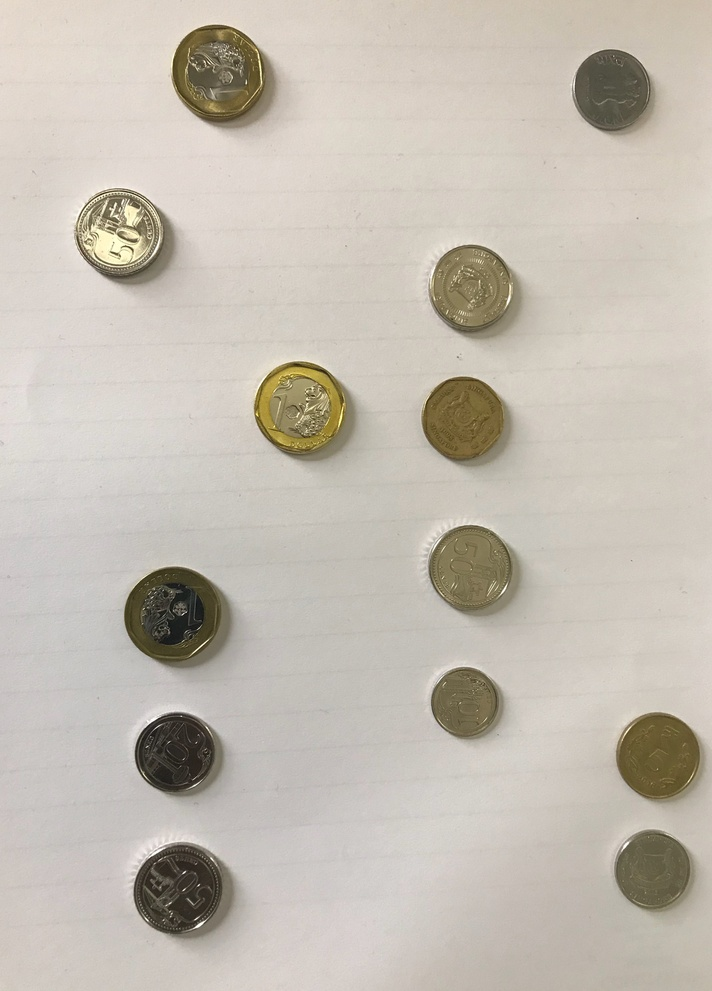
#> input picture coin.jpg, 712 x 991 px, shrunk from 2856 x 3976 before the run
$ jupyter execute --allow-errors 'Coin Detection using OpenCV.ipynb'   (shell and % lines are left out)
#> lines starting #> are read from the running program, lines starting #| are printed output that depends on the picture
# Question

Draw lines for the coins that fall under the same straight line (vertical). You have to use the OpenCV algorithm to detect the coins and draw straight lines not only for this image but for any image.

# Coin Detection using OpenCV
This is a program to detect coins in an image using Hough Circle Transform and note that the parameters like minDist, minRadius, maxRadius can vary from image to image.

### Algorithm for finding the coins that fall under the same st.line (Vertical)
1. I have devised my own algorithm for finding the coins that fall under the same st.line (Vertical).
2. We find all the circles(coins) whose x-coordinates of the centres have difference less than 40(say).
3. If the difference in x-coordinates of the centres of the circles are more than 40, we say that circles are not aligned i.e, they are not along same st.line. Note that the number '40' may change from image to image.

[cell 1]
import os
print(os.environ['PATH'])
import cv2
import numpy as np
import matplotlib.pyplot as plt

[cell 2]
#Read the Image
image = 'coin.jpg'
img = cv2.imread(image, 1)
#> img is the input picture: shape (991, 712, 3); mean B, G, R 178.3, 188.9, 195.8

[cell 3]
#Original_Copy
img_org = img.copy()
#Convert to GrayScale
img = cv2.cvtColor(img, cv2.COLOR_BGR2GRAY)
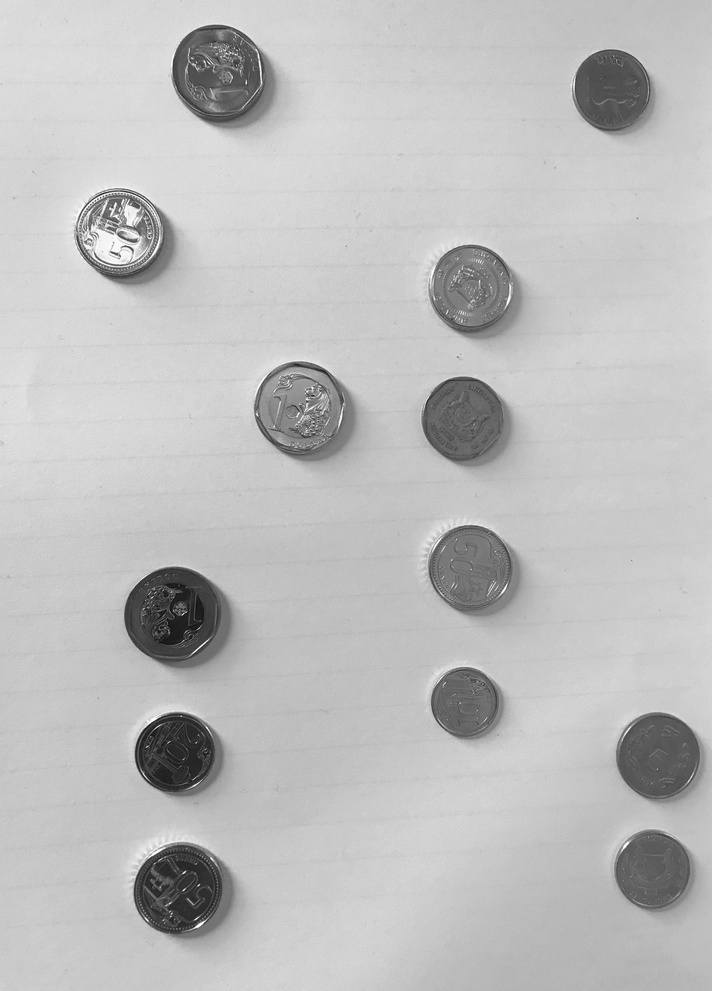
#> img: shape (991, 712); min 10, max 254, mean 189.7
plt.rcParams["figure.figsize"] = (16,9)
plt.imshow(img, cmap='gray')

[cell 4]
#Blur the imgae(Parameters can vary from image to image)
img = cv2.GaussianBlur(img, (31,31), cv2.BORDER_DEFAULT)
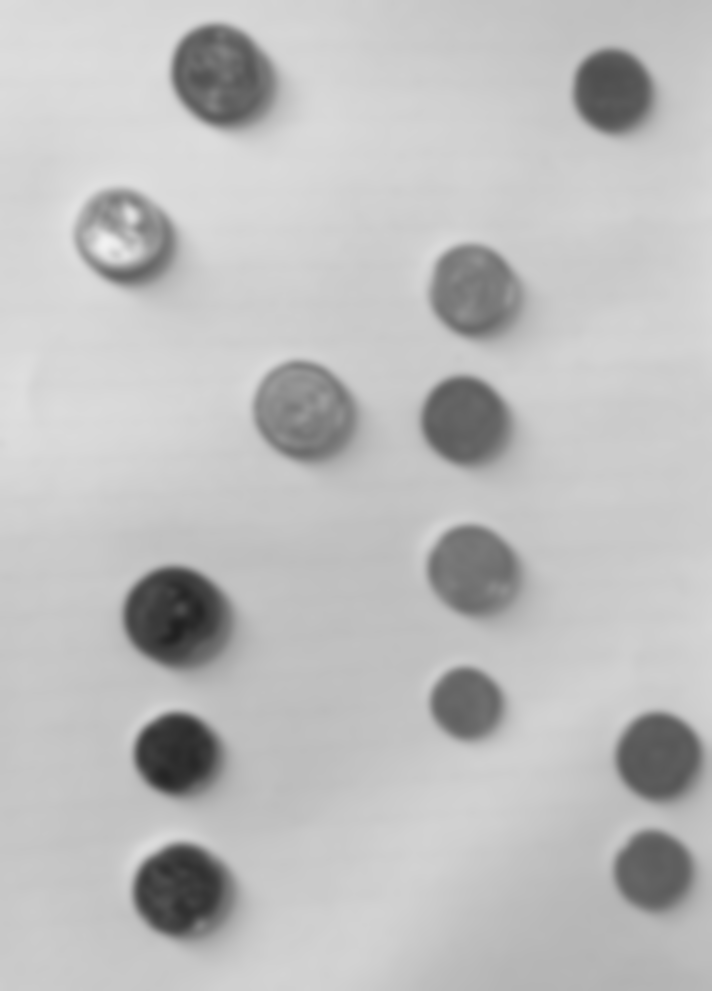
#> img: shape (991, 712); min 32, max 241, mean 189.7
plt.rcParams["figure.figsize"] = (16,9)
plt.imshow(img, cmap='gray')

[cell 5]
#Detecting the coins using HOUGH CIRCLE TRANSFORM
#Parameters like minDist, minRadius, maxRadius can vary from image to image
circles_float = cv2.HoughCircles(img, cv2.HOUGH_GRADIENT, 0.9, minDist=120, param1=50, param2=30, minRadius=90, maxRadius=220)
#> circles_float = None
#> (the rest of this cell did not finish here and is left out)

#> (a cell that did not finish here is left out)

[cell 7]
#----------------------------Algorithm for finding the coins that fall under the same st.line (Vertical)--------------------------------------

#We find all the circles whose x-coordinates of the centres have difference less than 40(say)
#If the diff. in x-coordinates of the centre are more than 40, we say that circles are not aligned i.e, not along same st.line
lines = np.empty([0,3] ,dtype=int)

i=0
#> (the rest of this cell did not finish here and is left out)

[cell 8]
#Drawing lines for coins that fall under the same straight line.(Vertical)
output = img_org.copy()
for i in range(lines.shape[0]):
    output = cv2.line(output, (lines[i][0],lines[i][1]), (lines[i][0],lines[i][2]), (0,0,255), 6)
plt.rcParams["figure.figsize"] = (16,9)
plt.imshow(output)
